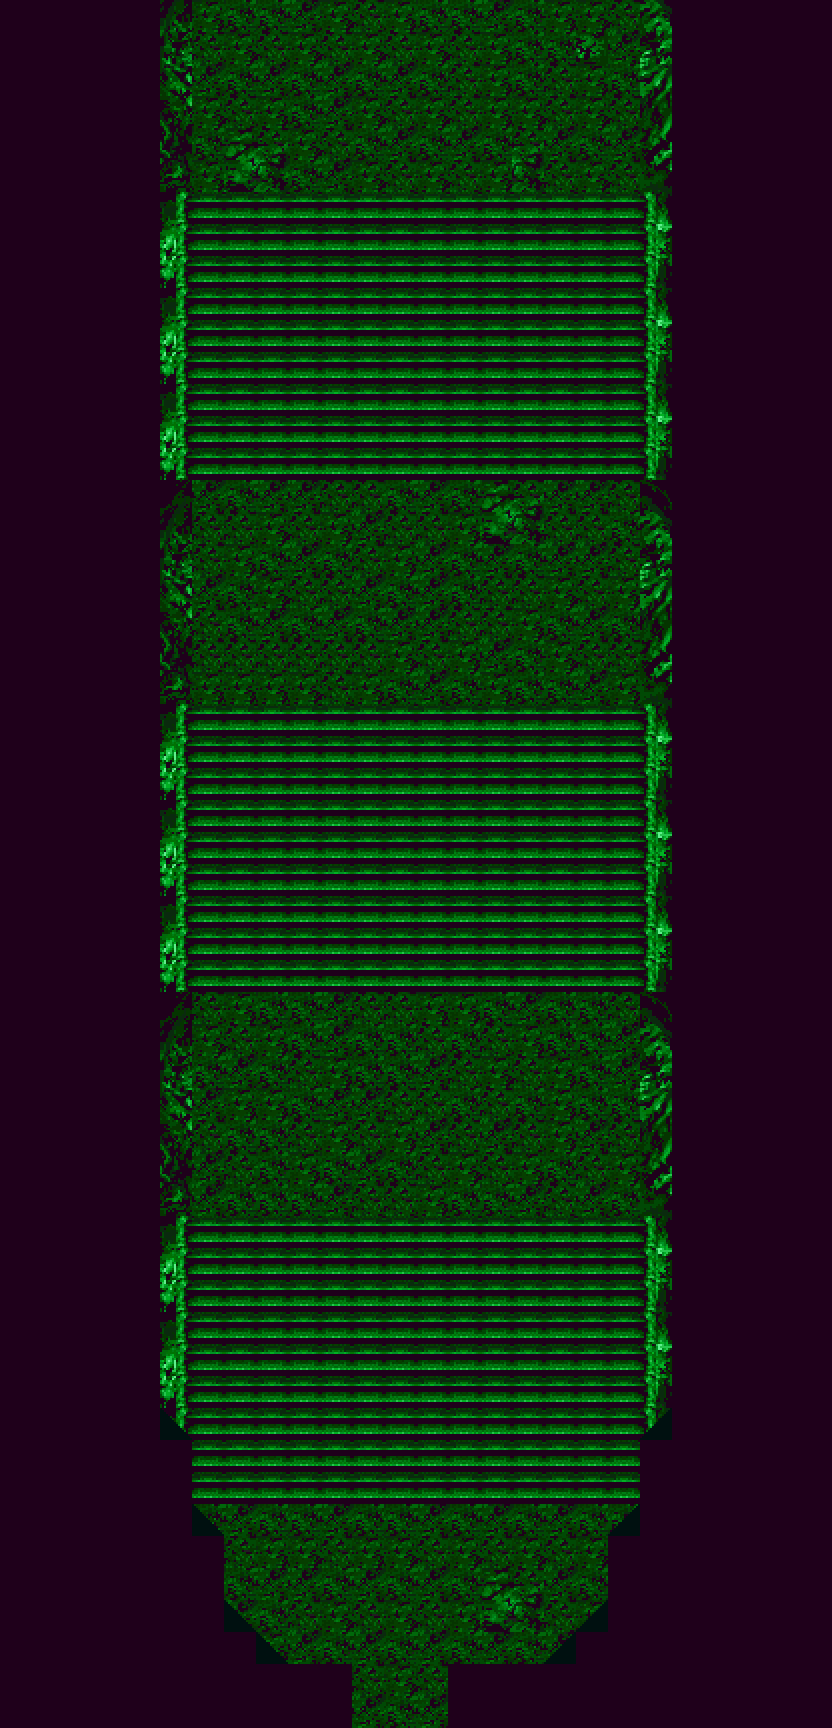

The image is a tile-based game level rendered from a .tmx file. Its description and source (layers, tilesets, objects; grid data summarised) follow:
An orthogonal 26x54 tile map with 32x32 px tiles, 6 tile layers (floor, above, above2, above3, ...), 1 hidden layer not drawn, 6 tilesets and 10 objects (4x BasicNPC, 2x SceneEdge, 2x Chest, Player, TouchTrigger).

<map version="1.0" tiledversion="1.1.5" orientation="orthogonal" renderorder="right-down" width="26" height="54" tilewidth="32" tileheight="32" infinite="0" nextobjectid="68">
 <properties>
  <property name="battlebg" type="file" value="../art/backgrounds/caveoflight.png" />
  <property name="noBattleMusic" type="bool" value="true" />
  <property name="onload" type="file" value="actions/dream_mountain_cave9.lua" />
  <property name="regionName" value="Cave of Light" />
  <property name="sectorName" value="Facing Robotnik" />
 </properties>
 <tileset firstgid="1" name="knotholehut" tilewidth="32" tileheight="32" tilecount="1044" columns="29">
  <image source="../art/tiles/knotholehutinterior.png" trans="000000" width="950" height="1170" />
 </tileset>
 <tileset firstgid="1045" source="knothole.tsx" />
 <tileset firstgid="4529" source="robotropolis.tsx" />
 <tileset firstgid="8029" source="cave.tsx" />
 <tileset firstgid="10374" source="forest2.tsx" />
 <tileset firstgid="15549" source="knotholeindoors.tsx" />
 <layer name="floor" width="26" height="54">
  <data>[1404 cells, 1179 non-empty, 11 distinct tile ids]</data>
 </layer>
 <layer name="above" width="26" height="54">
  <data>[1404 cells, 465 non-empty, 23 distinct tile ids]</data>
 </layer>
 <layer name="above2" width="26" height="54">
  <data>[1404 cells, 7 non-empty, 7 distinct tile ids]</data>
 </layer>
 <layer name="above3" width="26" height="54" opacity="0">
  <data>[1404 cells, 19 non-empty, 9 distinct tile ids]</data>
 </layer>
 <objectgroup name="objects">
  <!-- 10 objects omitted --></objectgroup>
 <objectgroup name="all" />
 <layer name="top" width="26" height="54">
  <data>[1404 cells, 598 non-empty, 3 distinct tile ids]</data>
 </layer>
 <objectgroup name="upper" />
 <layer name="Collision" width="26" height="54" visible="0">
  <data>[1404 cells, 266 non-empty, 1 distinct tile ids]</data>
 </layer>
 <layer name="BunnyExtCollision" width="26" height="54">
  <data>[1404 cells, 0 non-empty, 0 distinct tile ids]</data>
 </layer>
</map>
<!-- 10 of 10 objects omitted -->
